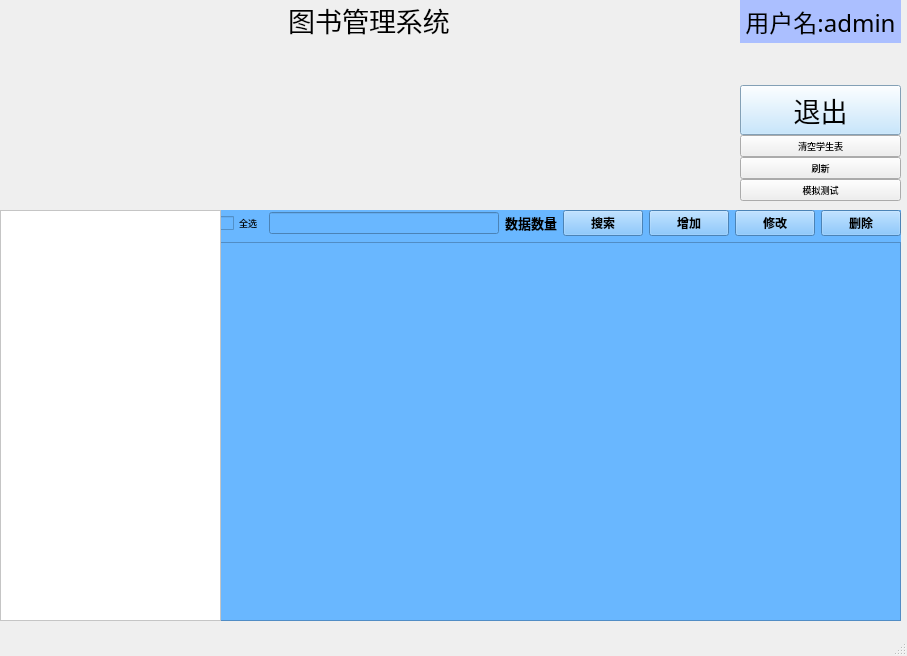
<?xml version="1.0" encoding="UTF-8"?>
<ui version="4.0">
 <class>MainWindow</class>
 <widget class="QMainWindow" name="MainWindow">
  <property name="geometry">
   <rect>
    <x>0</x>
    <y>0</y>
    <width>907</width>
    <height>656</height>
   </rect>
  </property>
  <property name="font">
   <font>
    <family>Agency FB</family>
    <pointsize>7</pointsize>
   </font>
  </property>
  <property name="windowTitle">
   <string>图书管理系统</string>
  </property>
  <property name="windowIcon">
   <iconset resource="res.qrc">
    <normaloff>:/Image/icon.jpg</normaloff>:/Image/icon.jpg</iconset>
  </property>
  <property name="toolTip">
   <string>图书管理系统</string>
  </property>
  <property name="styleSheet">
   <string notr="true"/>
  </property>
  <widget class="QWidget" name="centralwidget">
   <property name="styleSheet">
    <string notr="true"/>
   </property>
   <widget class="QWidget" name="stackedWidget" native="true">
    <property name="geometry">
     <rect>
      <x>220</x>
      <y>210</y>
      <width>681</width>
      <height>411</height>
     </rect>
    </property>
    <property name="styleSheet">
     <string notr="true">background-color: rgb(105, 183, 255);</string>
    </property>
    <widget class="QWidget" name="verticalLayoutWidget_4">
     <property name="geometry">
      <rect>
       <x>0</x>
       <y>0</y>
       <width>681</width>
       <height>411</height>
      </rect>
     </property>
     <layout class="QVBoxLayout" name="verticalLayout_3">
      <item>
       <layout class="QHBoxLayout" name="horizontalLayout">
        <item>
         <widget class="QCheckBox" name="checkBox">
          <property name="text">
           <string>全选</string>
          </property>
         </widget>
        </item>
        <item>
         <widget class="QLineEdit" name="le_search">
          <property name="text">
           <string/>
          </property>
         </widget>
        </item>
        <item>
         <widget class="QLabel" name="lb_cnt">
          <property name="font">
           <font>
            <pointsize>10</pointsize>
            <weight>75</weight>
            <bold>true</bold>
           </font>
          </property>
          <property name="text">
           <string>数据数量</string>
          </property>
         </widget>
        </item>
        <item>
         <widget class="QPushButton" name="btn_search">
          <property name="font">
           <font>
            <weight>75</weight>
            <bold>true</bold>
           </font>
          </property>
          <property name="text">
           <string>搜索</string>
          </property>
         </widget>
        </item>
        <item>
         <widget class="QPushButton" name="btn_add">
          <property name="font">
           <font>
            <weight>75</weight>
            <bold>true</bold>
           </font>
          </property>
          <property name="text">
           <string>增加</string>
          </property>
         </widget>
        </item>
        <item>
         <widget class="QPushButton" name="btn_update">
          <property name="font">
           <font>
            <weight>75</weight>
            <bold>true</bold>
           </font>
          </property>
          <property name="text">
           <string>修改</string>
          </property>
         </widget>
        </item>
        <item>
         <widget class="QPushButton" name="btn_delete">
          <property name="font">
           <font>
            <weight>75</weight>
            <bold>true</bold>
           </font>
          </property>
          <property name="text">
           <string>删除</string>
          </property>
         </widget>
        </item>
       </layout>
      </item>
      <item>
       <widget class="QTableWidget" name="tableWidget_2">
        <property name="cursor" stdset="0">
         <cursorShape>ArrowCursor</cursorShape>
        </property>
        <property name="toolTip">
         <string>图书管理系统</string>
        </property>
        <property name="lineWidth">
         <number>2</number>
        </property>
        <property name="midLineWidth">
         <number>2</number>
        </property>
        <attribute name="horizontalHeaderShowSortIndicator" stdset="0">
         <bool>false</bool>
        </attribute>
        <attribute name="horizontalHeaderStretchLastSection">
         <bool>true</bool>
        </attribute>
        <attribute name="verticalHeaderCascadingSectionResizes">
         <bool>false</bool>
        </attribute>
       </widget>
      </item>
     </layout>
    </widget>
   </widget>
   <widget class="QLabel" name="label_3">
    <property name="geometry">
     <rect>
      <x>0</x>
      <y>0</y>
      <width>731</width>
      <height>211</height>
     </rect>
    </property>
    <property name="font">
     <font>
      <family>Microsoft YaHei</family>
      <pointsize>20</pointsize>
      <weight>50</weight>
      <bold>false</bold>
     </font>
    </property>
    <property name="toolTipDuration">
     <number>-6</number>
    </property>
    <property name="styleSheet">
     <string notr="true">border-image: url(:/Image_2/image_login.png);
</string>
    </property>
    <property name="text">
     <string> 图书管理系统</string>
    </property>
    <property name="alignment">
     <set>Qt::AlignHCenter|Qt::AlignTop</set>
    </property>
   </widget>
   <widget class="QWidget" name="verticalLayoutWidget">
    <property name="geometry">
     <rect>
      <x>740</x>
      <y>0</y>
      <width>161</width>
      <height>201</height>
     </rect>
    </property>
    <layout class="QVBoxLayout" name="Vertical">
     <property name="spacing">
      <number>0</number>
     </property>
     <property name="leftMargin">
      <number>0</number>
     </property>
     <property name="bottomMargin">
      <number>0</number>
     </property>
     <item>
      <widget class="QLabel" name="label_admin">
       <property name="font">
        <font>
         <family>Agency FB</family>
         <pointsize>18</pointsize>
        </font>
       </property>
       <property name="styleSheet">
        <string notr="true">background-color: rgb(171, 191, 255);</string>
       </property>
       <property name="text">
        <string>用户名:admin</string>
       </property>
       <property name="alignment">
        <set>Qt::AlignCenter</set>
       </property>
      </widget>
     </item>
     <item>
      <widget class="QLabel" name="label">
       <property name="styleSheet">
        <string notr="true">border-image: url(:/Image/icon.jpg);</string>
       </property>
       <property name="text">
        <string/>
       </property>
      </widget>
     </item>
     <item>
      <widget class="QPushButton" name="bt_main_exit">
       <property name="minimumSize">
        <size>
         <width>50</width>
         <height>50</height>
        </size>
       </property>
       <property name="sizeIncrement">
        <size>
         <width>20</width>
         <height>20</height>
        </size>
       </property>
       <property name="font">
        <font>
         <pointsize>20</pointsize>
        </font>
       </property>
       <property name="styleSheet">
        <string notr="true">background-color: rgb(183, 224, 255);</string>
       </property>
       <property name="text">
        <string>退出</string>
       </property>
       <property name="iconSize">
        <size>
         <width>400</width>
         <height>400</height>
        </size>
       </property>
      </widget>
     </item>
     <item>
      <widget class="QPushButton" name="btn_clear">
       <property name="text">
        <string>清空学生表</string>
       </property>
      </widget>
     </item>
     <item>
      <widget class="QPushButton" name="btn_refresh">
       <property name="text">
        <string>刷新</string>
       </property>
      </widget>
     </item>
     <item>
      <widget class="QPushButton" name="btn_simlation">
       <property name="text">
        <string>模拟测试</string>
       </property>
      </widget>
     </item>
    </layout>
   </widget>
   <widget class="QTreeWidget" name="treeWidget">
    <property name="geometry">
     <rect>
      <x>0</x>
      <y>210</y>
      <width>221</width>
      <height>411</height>
     </rect>
    </property>
    <property name="styleSheet">
     <string notr="true">background-color: rgb(255, 255, 255);</string>
    </property>
    <attribute name="headerVisible">
     <bool>false</bool>
    </attribute>
    <column>
     <property name="text">
      <string notr="true">1</string>
     </property>
    </column>
   </widget>
  </widget>
  <widget class="QStatusBar" name="statusbar"/>
  <widget class="QMenuBar" name="menubar">
   <property name="geometry">
    <rect>
     <x>0</x>
     <y>0</y>
     <width>907</width>
     <height>26</height>
    </rect>
   </property>
  </widget>
 </widget>
 <resources>
  <include location="res.qrc"/>
 </resources>
 <connections/>
</ui>
